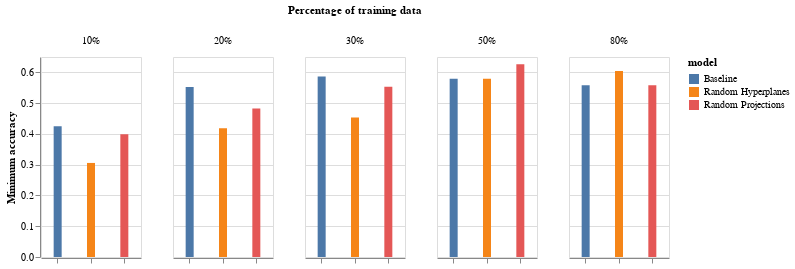

This figure's notebook cell:
### Code cell
generate_bar_chart(df, 'min_accuracy:Q', 'Minimum accuracy')

### Figure 1 — Vega-Lite specification as saved in the notebook (floating-point values rounded to 4 significant figures)
{"config": {"view": {"continuousWidth": 400, "continuousHeight": 300}}, "data": {"name": "data-18da0995f68e5fdc92735c077d9fa98f"}, "mark": {"type": "bar", "width": 8}, "encoding": {"color": {"field": "model", "type": "nominal"}, "column": {"field": "size", "spacing": 30, "title": "Percentage of training data", "type": "nominal"}, "tooltip": [{"field": "avg_accuracy", "format": ".3f", "type": "quantitative"}, {"field": "model", "type": "nominal"}], "x": {"axis": {"labels": false, "title": null}, "field": "model", "type": "nominal"}, "y": {"field": "min_accuracy", "title": "Minimum accuracy", "type": "quantitative"}}, "height": 200, "width": 100, "$schema": "https://vega.github.io/schema/vega-lite/v4.17.0.json", "datasets": {"data-18da0995f68e5fdc92735c077d9fa98f": [{"problem": "Glass", "size": "80%", "model": "Baseline", "accuracy_1": 0.7907, "accuracy_2": 0.5581, "accuracy_3": 0.7209, "accuracy_4": 0.7442, "accuracy_5": 0.6512, "min_accuracy": 0.5581, "max_accuracy": 0.7907, "avg_accuracy": 0.693}, {"problem": "Glass", "size": "80%", "model": "Random Projections", "accuracy_1": 0.7907, "accuracy_2": 0.5581, "accuracy_3": 0.6977, "accuracy_4": 0.7209, "accuracy_5": 0.6279, "min_accuracy": 0.5581, "max_accuracy": 0.7907, "avg_accuracy": 0.6791}, {"problem": "Glass", "size": "80%", "model": "Random Hyperplanes", "accuracy_1": 0.7442, "accuracy_2": 0.6047, "accuracy_3": 0.6512, "accuracy_4": 0.7442, "accuracy_5": 0.6047, "min_accuracy": 0.6047, "max_accuracy": 0.7442, "avg_accuracy": 0.6698}, {"problem": "Glass", "size": "50%", "model": "Baseline", "accuracy_1": 0.6542, "accuracy_2": 0.6729, "accuracy_3": 0.6542, "accuracy_4": 0.7009, "accuracy_5": 0.5794, "min_accuracy": 0.5794, "max_accuracy": 0.7009, "avg_accuracy": 0.6523}, {"problem": "Glass", "size": "50%", "model": "Random Projections", "accuracy_1": 0.6729, "accuracy_2": 0.6916, "accuracy_3": 0.6449, "accuracy_4": 0.6822, "accuracy_5": 0.6262, "min_accuracy": 0.6262, "max_accuracy": 0.6916, "avg_accuracy": 0.6636}, {"problem": "Glass", "size": "50%", "model": "Random Hyperplanes", "accuracy_1": 0.6542, "accuracy_2": 0.6729, "accuracy_3": 0.5981, "accuracy_4": 0.6542, "accuracy_5": 0.5794, "min_accuracy": 0.5794, "max_accuracy": 0.6729, "avg_accuracy": 0.6318}, {"problem": "Glass", "size": "30%", "model": "Baseline", "accuracy_1": 0.6533, "accuracy_2": 0.5867, "accuracy_3": 0.6933, "accuracy_4": 0.6067, "accuracy_5": 0.6267, "min_accuracy": 0.5867, "max_accuracy": 0.6933, "avg_accuracy": 0.6333}, {"problem": "Glass", "size": "30%", "model": "Random Projections", "accuracy_1": 0.6533, "accuracy_2": 0.5867, "accuracy_3": 0.6133, "accuracy_4": 0.62, "accuracy_5": 0.5533, "min_accuracy": 0.5533, "max_accuracy": 0.6533, "avg_accuracy": 0.6053}, {"problem": "Glass", "size": "30%", "model": "Random Hyperplanes", "accuracy_1": 0.6733, "accuracy_2": 0.4533, "accuracy_3": 0.6533, "accuracy_4": 0.6067, "accuracy_5": 0.6533, "min_accuracy": 0.4533, "max_accuracy": 0.6733, "avg_accuracy": 0.608}, {"problem": "Glass", "size": "20%", "model": "Baseline", "accuracy_1": 0.6047, "accuracy_2": 0.5988, "accuracy_3": 0.6628, "accuracy_4": 0.5523, "accuracy_5": 0.5988, "min_accuracy": 0.5523, "max_accuracy": 0.6628, "avg_accuracy": 0.6035}, {"problem": "Glass", "size": "20%", "model": "Random Projections", "accuracy_1": 0.593, "accuracy_2": 0.6221, "accuracy_3": 0.6279, "accuracy_4": 0.5465, "accuracy_5": 0.4826, "min_accuracy": 0.4826, "max_accuracy": 0.6279, "avg_accuracy": 0.5744}, {"problem": "Glass", "size": "20%", "model": "Random Hyperplanes", "accuracy_1": 0.593, "accuracy_2": 0.6163, "accuracy_3": 0.6628, "accuracy_4": 0.4244, "accuracy_5": 0.4186, "min_accuracy": 0.4186, "max_accuracy": 0.6628, "avg_accuracy": 0.543}, {"problem": "Glass", "size": "10%", "model": "Baseline", "accuracy_1": 0.4352, "accuracy_2": 0.601, "accuracy_3": 0.4456, "accuracy_4": 0.4456, "accuracy_5": 0.4249, "min_accuracy": 0.4249, "max_accuracy": 0.601, "avg_accuracy": 0.4705}, {"problem": "Glass", "size": "10%", "model": "Random Projections", "accuracy_1": 0.4456, "accuracy_2": 0.5907, "accuracy_3": 0.4456, "accuracy_4": 0.5078, "accuracy_5": 0.399, "min_accuracy": 0.399, "max_accuracy": 0.5907, "avg_accuracy": 0.4777}, {"problem": "Glass", "size": "10%", "model": "Random Hyperplanes", "accuracy_1": 0.4249, "accuracy_2": 0.6062, "accuracy_3": 0.5181, "accuracy_4": 0.4041, "accuracy_5": 0.3057, "min_accuracy": 0.3057, "max_accuracy": 0.6062, "avg_accuracy": 0.4518}]}}
